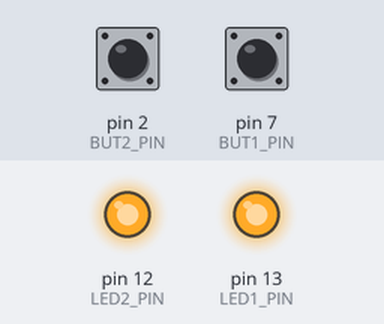
The sketch below on a simulated Arduino Uno, built with avr-gcc and run on an emulated ATmega328P. On the bench: output pins drawn as LEDs (lit = HIGH). Inputs (shaded band) come from the test bench; at power-on: pin 2 (BUT2_PIN) HIGH, pin 7 (BUT1_PIN) HIGH.

Above: at 1.2 s.
1.3 s: pin 2 (BUT2_PIN) pulled LOW for 0.15 s
4.4 s: pin 7 (BUT1_PIN) pulled LOW for 0.15 s
7.4 s: pin 2 (BUT2_PIN) pulled LOW for 3.2 s
At 8.4 s:
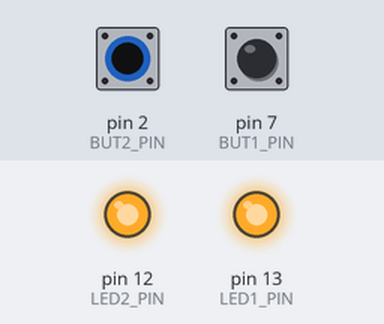
12.1 s: pin 7 (BUT1_PIN) pulled LOW for 3.2 s
At 14.7 s:
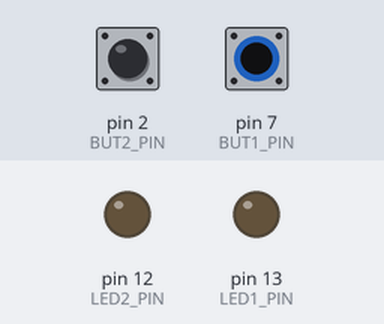
Timing chart, 0 to 19.3 s (numbered marks = the images above; inputs shaded):
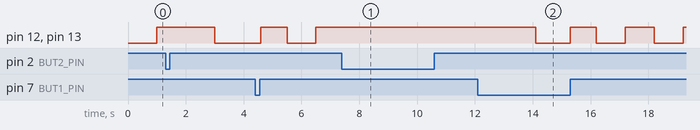

Measured:
- after the input at 7.4 s, pin 12 (LED2_PIN), pin 13 (LED1_PIN): stops changing and stays HIGH
- after the input at 12.1 s, pin 12 (LED2_PIN), pin 13 (LED1_PIN): HIGH → LOW after 2.0 s, then repeats every 1.9 s: HIGH 0.90 s, LOW 1.0 s

The sketch:

tarefa2.ino
```cpp
#define LED1_PIN 13
#define LED2_PIN 12
#define BUT1_PIN 7
#define BUT2_PIN 2

unsigned long old;
unsigned long button1_timer;
unsigned long button2_timer;
int t;
int st;
int button1_pressed;
int button2_pressed;

void setup(){
  pinMode(BUT1_PIN, INPUT);
  pinMode(BUT2_PIN, INPUT);
  pinMode(LED1_PIN, OUTPUT);
  pinMode(LED2_PIN, OUTPUT);

  Serial.begin(9600);
  st = 0;
  t = 1000;
  old = millis();
  button1_pressed = 0;
  button2_pressed = 0;
}

void loop() {
  unsigned now = millis();
  int dt = now - old;

  //button1 pressed
  int button1 = digitalRead(BUT1_PIN);
  if (button1==0){
    //faster
    button1_timer = millis();
    int dt_b1 = button1_timer - button2_timer;
    if (dt_b1 >= 500)
      button2_pressed = 0;
    button1_pressed = 1;
    t = t - 500;
    if (t <= 0)
      t = 350;
//     Serial.println("BUTTON 1");
     delay(100);
    if(button2_pressed){
      while(1);
    }
  }

  // button2 pressed
  int button2 = digitalRead(BUT2_PIN);
  if (button2==0){
   //slower
    button2_timer = millis();
    int dt_b2 = button2_timer - button1_timer;
    if (dt_b2 >= 500)
      button1_pressed = 0;
   button2_pressed = 1;
   t = t + 500;
//   Serial.println("BUTTON 2");
   delay(100);
   if (button1_pressed){
     while(1);
   }
  }

  // general blink
  int dif = t - dt;
  if (dif <= 0){
    st = !st;
    old = now;
    digitalWrite(LED1_PIN, st);
    digitalWrite(LED2_PIN, st);
  }


}
```
